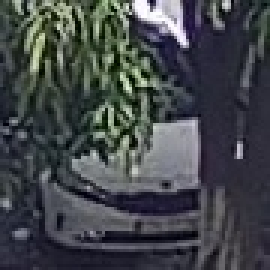
#> input picture Kmean/data/Busy/car/20513 (3).jpg, 90 x 90 px (shown 3 times larger); its folder holds 4 pictures in this run
$ python main.py
#> lines starting #> are read from the running program, lines starting #| are printed output that depends on the picture
import cv2
from sklearn.cluster import KMeans
import os
import numpy as np
import pickle
import matplotlib.pyplot as plt
import matplotlib.image as mpimg

c_data_path = "data/Busy/car"

def get_feature(img):
    intensity = img.sum(axis=1)
    intensity = intensity.sum(axis=0)/(255*img.shape[0] * img.shape[1])
    return intensity

def load_data(data_path=c_data_path):

#> called with data_path = 'data/Busy/car'
    try:
        with open('data.pickle', 'rb') as handle:
            X = pickle.load(handle)
        with open('label.pickle', 'rb') as handle:
            L = pickle.load(handle)
        return X,L
    except:
        X = []
        L = []
        for file in os.listdir(data_path):
            print(file)
            c_x = get_feature(cv2.imread(os.path.join(data_path, file)))
#> in get_feature, `intensity = img.sum(axis=1)`: intensity = 90 rows, first 8: [8871, 9369, 8745], [9624, 10147, 9535], [9983, 10513, 9907], [9435, 9985, 9393], [9703, 10260, 9677], [8899, 9384, 8836], [8302, 8725, 8226], [7994, 8309, 7823]
#> in get_feature, `intensity = intensity.sum(axis=0)/(255*img.shape[0] * img.shape[1])`: intensity = [0.291, 0.277, 0.262]
            X.append(c_x)
            L.append(file)

        X = np.array(X)
        L = np.array(L)
        with open('data.pickle', 'wb') as handle:
            pickle.dump(X, handle, protocol=pickle.HIGHEST_PROTOCOL)
        with open('label.pickle', 'wb') as handle:
            pickle.dump(L, handle, protocol=pickle.HIGHEST_PROTOCOL)

        return X,L


#print shape of img
X,L = load_data()
plt.imshow(X)
plt.show()
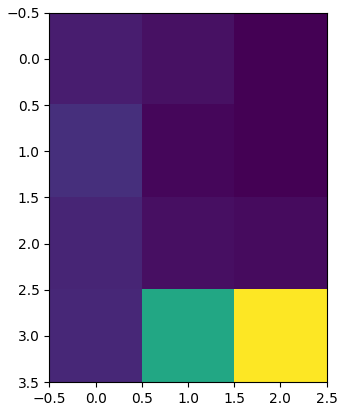
#> figure drawn by matplotlib, 1 panel
print(X.shape)
#| (4, 3)

distortions = []
K = range(1,10)
for k in K:
    kmeanModel = KMeans(n_clusters=k)
#> (the run stopped early here; a loop or call above may not have finished)
